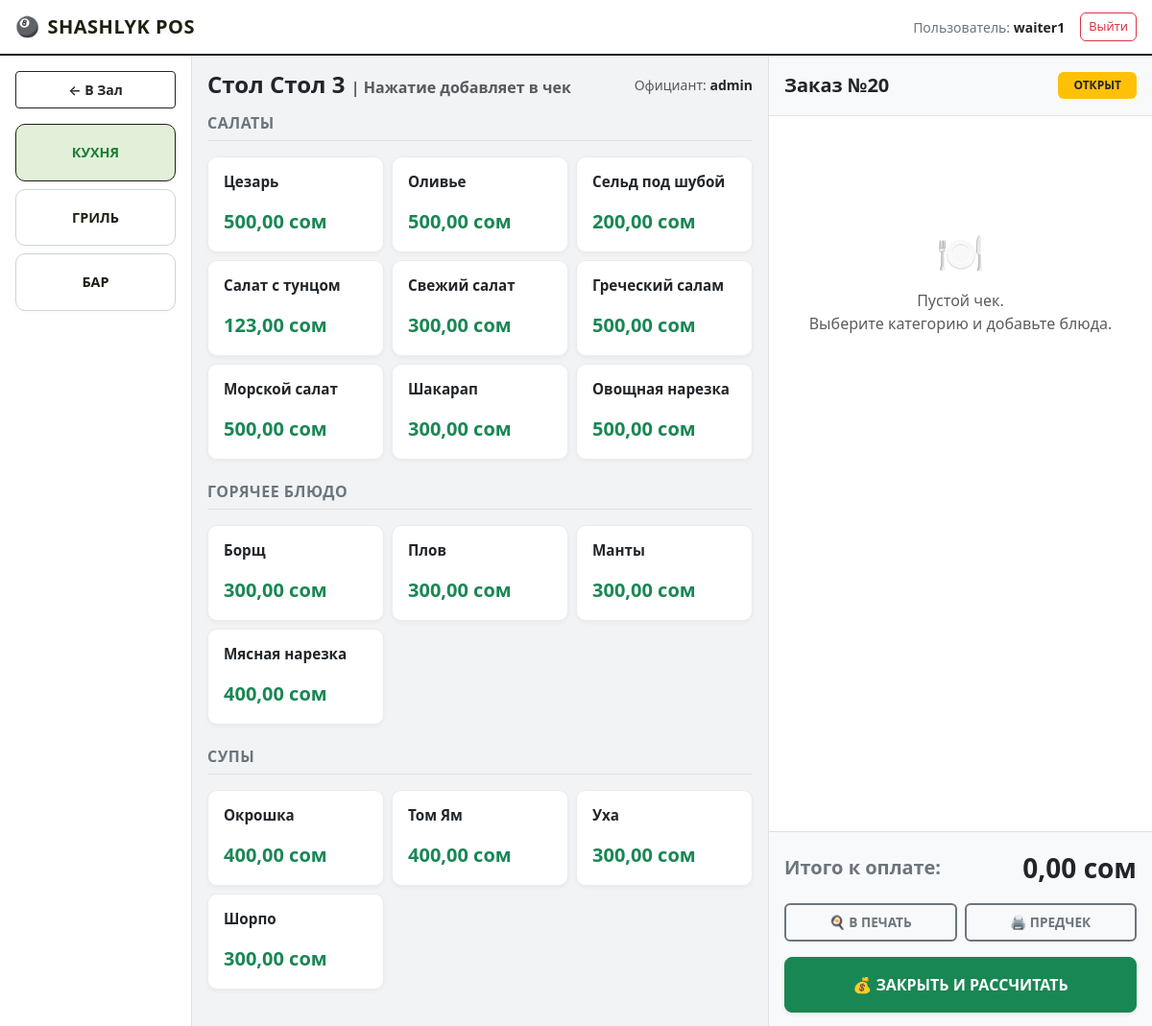
/pos/table/3/ (signed in), run on the app's committed database.
### orders/models.py (models this page shows, shortened)
class Table(models.Model):
    number = models.CharField(max_length=10, unique=True, verbose_name=_("Номер стола"))
    is_available = models.BooleanField(default=True, verbose_name=_("Доступен/Свободен"))
    is_active = models.BooleanField(default=True, verbose_name=_("Активен (Существует в зале)"))
    class Meta:
        verbose_name = _('Стол')
        verbose_name_plural = _('Столы')

class Order(models.Model):
    STATUS_CHOICES = (
        ('active', _('Открыт (Обслуживание)')),
        ('closed', _('Оплачен (Закрыт)')),
        ('cancelled', _('Отменен')),
    )
    PAYMENT_METHODS = [
        ('cash', 'Наличные 💵'),
        ('card', 'Карта 💳'),
        ('qr', 'QR-платеж 📱'),
    ]
    payment_method = models.CharField(
        max_length=10,
        choices=PAYMENT_METHODS,
        blank=True,
        null=True,
        verbose_name="Способ оплаты"
    )
    table = models.ForeignKey(Table, on_delete=models.SET_NULL, null=True, blank=True, related_name='orders', verbose_name=_("Стол"))
    waiter = models.ForeignKey(User, on_delete=models.PROTECT, verbose_name=_("Официант"))
    status = models.CharField(max_length=15, choices=STATUS_CHOICES, default='active', verbose_name=_("Статус"))
    created_at = models.DateTimeField(auto_now_add=True, verbose_name=_("Открыт в"))
    closed_at = models.DateTimeField(null=True, blank=True, verbose_name=_("Закрыт в"))
    total_amount = models.DecimalField(max_digits=10, decimal_places=2, default=0, verbose_name=_("Итого к оплате"))
    class Meta:
        verbose_name = _('Счет')
        verbose_name_plural = _('Счета (Чеки)')

### menu/models.py (models this page shows, shortened)
class Category(models.Model):
    STATION_CHOICES = (
        ('bar', 'Бар'),
        ('kitchen', 'Кухня'),
        ('grill', 'Гриль'),
    )
    name = models.CharField(max_length=50, unique=True, verbose_name=_("Название категории (напр. Салаты, Напитки)"))
    station = models.CharField(
        max_length=20,
        choices=STATION_CHOICES,
        default='kitchen',
        verbose_name=_("Куда отправлять чек (Цех)")
    )
    class Meta:
        verbose_name = _('Категория меню')
        verbose_name_plural = _('Категории меню')

class Product(models.Model):
    DEPARTMENT_CHOICES = [
        ('grill', '🔥 Мангал / Гриль'),
        ('bar', '🍹 Бар / Напитки'),
        ('kitchen', '🍳 Горячий/Холодный цех'),
    ]
    department = models.CharField(
        max_length=20,
        choices=DEPARTMENT_CHOICES,
        default='kitchen',
        verbose_name="Цех приготовления"
    )
    category = models.ForeignKey(
        Category,
        on_delete=models.PROTECT,
        related_name='products',
        verbose_name=_("Категория")
    )
    name = models.CharField(max_length=100, unique=True, verbose_name=_("Название блюда/товара"))
    price = models.DecimalField(max_digits=10, decimal_places=2, verbose_name=_("Цена продажи"))
    cost_price = models.DecimalField(max_digits=10, decimal_places=2, default=0, verbose_name=_("Цена закупа"))
    stock = models.IntegerField(null=True, blank=True, verbose_name=_("Остаток на складе"))
    is_active = models.BooleanField(default=True, verbose_name=_("Активен (Показывать в меню)"))
    class Meta:
        verbose_name = _('Товар/Блюдо')
        verbose_name_plural = _('Товары и Блюда')

### orders/views.py (the view)
# urls.py: path('table/<int:table_id>/', views.order_detail, name='order_detail'),
@login_required
def order_detail(request, table_id):
    table = get_object_or_404(Table, id=table_id)
    order = Order.objects.filter(
        table=table,
        status__in=['draft', 'active']
    ).first()
    if not order:
        order = Order.objects.create(
            table=table,
            waiter=request.user,
            status='draft'  # 🌟 ВАЖНО: создаем как черновик, чтобы зал оставался зеленым!
        )
    order_items = order.items.all()
    menu_categories = Category.objects.all() # или ваша логика категорий
    return render(request, 'orders/order_detail.html', {
        'order': order,
        'table': table,
        'order_items': order_items,
        'menu_categories': menu_categories,
    })

### orders/templates/orders/order_detail.html (shortened to what this page needs)
{% extends 'base.html' %}
{% block content %}
<div class="container-fluid poster-container p-0">
    <div class="row g-0 h-100">
        <div class="col-md-2 poster-sidebar-left p-3 d-flex flex-column gap-2 h-100">
            <div class="mb-2">
                <a href="{% url 'waiter_dashboard' %}" class="btn btn-outline-dark btn-sm w-100 py-2 fw-semibold">&larr; В Зал</a>
            </div>
            <button class="w-100 station-btn" id="btn-kitchen" onclick="switchStation('kitchen')" style="color: #1e7e34;">
                Кухня
            </button>
            <button class="w-100 station-btn" id="btn-grill" onclick="switchStation('grill')" style="color: #1e7e34;">
                 Гриль
            </button>
            <button class="w-100 station-btn" id="btn-bar" onclick="switchStation('bar')" style="color: #1e7e34;">
                Бар
            </button>
        </div>
        <div class="col-md-6 poster-menu-center p-3 h-100">
            <div class="d-flex justify-content-between align-items-center mb-3">
                <h4 class="fw-bold m-0 text-dark">Стол {{ table.number }} <span class="text-muted fs-6">| Нажатие добавляет в чек</span></h4>
                <div class="text-end text-muted small">
                    Официант: <strong class="text-dark">{{ order.waiter.username }}</strong>
                </div>
            </div>
            <div class="menu-display-area">
                <div id="panel-kitchen" class="station-panel">
                    {% for category in menu_categories %}
                        {% if category.station == 'kitchen' %}
                            <div class="mb-4">
                                <h6 class="text-uppercase text-secondary fw-bold mb-3 border-bottom pb-2" style="letter-spacing: 0.5px;">{{ category.name }}</h6>
                                <div class="row g-2 row-cols-2 row-cols-sm-3">
                                    {% for product in category.products.all %}
                                        <div class="col">
                                            <button type="button"
                                                    class="btn poster-product-card add-to-order-btn w-100 d-flex flex-column justify-content-between p-3"
                                                    data-url="{% url 'add_item_to_order' order.id product.id %}">
                                                <div class="fw-semibold text-wrap text-start text-dark" style="font-size: 0.95rem; line-height: 1.3;">{{ product.name }}</div>
                                                <div class="fw-bold fs-5 mt-2 text-success">{{ product.price }} сом</div>
                                            </button>
                                        </div>
                                    {% endfor %}
                                </div>
                            </div>
                        {% endif %}
                    {% endfor %}
                </div>
            </div>
        </div>
        <div class="col-md-4 poster-cart-right">
            <div id="receipt-container" class="d-flex flex-column h-100 w-100">
                <div class="cart-header p-3 bg-light d-flex justify-content-between align-items-center border-bottom">
                    <span class="fs-5 fw-bold text-dark">Заказ №{{ order.id }}</span>
                    <span class="badge bg-warning text-dark px-3 py-2 fw-bold">ОТКРЫТ</span>
                </div>
                <div class="cart-items-wrapper p-3">
                    {% for item in order_items|dictsort:"status" %}
                        <div class="cart-item-row d-flex justify-content-between align-items-center">
                            <div style="flex: 1;" class="pe-2">
                                <span class="fw-semibold text-dark">{{ item.product.name }}</span>
                                {% if item.comment %}
                                    <div class="small text-danger" style="font-size: 0.8rem;">({{ item.comment }})</div>
                                {% endif %}
                                <div class="small mt-1">
                                    {% if item.status == 'pending' %}
                                        <span class="status-dot bg-warning"></span><span class="text-muted small">В чек не отправлено</span>
                                    {% else %}
                                        <span class="status-dot bg-success"></span><span class="text-success small">Отправлено</span>
                                    {% endif %}
                                </div>
                            </div>
                            <div class="d-flex align-items-center me-3">
                                {% if item.status == 'pending' %}
                                    <form action="{% url 'decrease_item' item.id %}" method="POST" class="m-0">
                                        {% csrf_token %}
                                        <button type="submit" class="btn qty-btn">-</button>
                                    </form>
                                    <span class="mx-2 fw-bold text-dark" style="min-width: 20px; text-align: center;">{{ item.quantity }}</span>
                                    <form action="{% url 'increase_item' item.id %}" method="POST" class="m-0">
                                        {% csrf_token %}
                                        <button type="submit" class="btn qty-btn">+</button>
                                    </form>
                                {% else %}
                                    <span class="badge bg-secondary text-white px-2 py-1 me-2">x{{ item.quantity }}</span>
                                {% endif %}
                            </div>
                            <div class="text-end" style="min-width: 90px;">
                                {% if item.status == 'pending' %}
                                    <span class="fw-bold text-dark">{{ item.get_total_price }} с.</span>
                                {% else %}
                                    <form action="{% url 'resend_item_to_kitchen' item.id %}" method="POST" class="m-0">
                                        {% csrf_token %}
                                        <button type="submit" class="btn btn-link p-0 m-0 text-decoration-none text-success fw-bold small" title="Перепечать встречки">
                                            {{ item.get_total_price }} с. 🔄
                                        </button>
                                    </form>
                                {% endif %}
                            </div>
                        </div>
                    {% empty %}
                        <div class="text-center text-muted my-5 py-5">
                            <span class="fs-1 d-block mb-2">🍽️</span>
                            Пустой чек.<br>Выберите категорию и добавьте блюда.
                        </div>
                    {% endfor %}
                </div>
                <div class="cart-footer p-3 bg-light border-top shadow-sm">
                    <div class="d-flex justify-content-between align-items-center mb-3">
                        <span class="fs-5 fw-bold text-secondary">Итого к оплате:</span>
                        <span class="fs-3 fw-bold text-dark">{{ order.total_amount }} сом</span>
                    </div>
                    <div class="row g-2 mb-2">
                        <div class="col-6">
                            <form action="{% url 'send_order_to_kitchen' order.id %}" method="POST" class="m-0">
                                <button type="submit" class="btn btn-outline-secondary btn-md w-100 py-2 fw-bold text-uppercase" style="font-size: 0.85rem; border-width: 2px;">
                                    🍳 В Печать
                                </button>
                            </form>
                        </div>
                        <div class="col-6">
                            <form action="{% url 'print_prebill' order.id %}" method="POST" class="m-0">
                                <button type="submit" class="btn btn-outline-secondary btn-md w-100 py-2 fw-bold text-uppercase" style="font-size: 0.85rem; border-width: 2px;">
                                    🖨️ Предчек
                                </button>
                            </form>
                        </div>
                    </div>
                    <div class="row g-2 mt-1">
                        <div class="col-12">
                            <button type="button"
                                    class="btn btn-success btn-lg w-100 py-3 fw-bold text-uppercase text-white shadow-sm"
                                    style="font-size: 1rem;"
                                    data-bs-toggle="modal"
                                    data-bs-target="#paymentModal">
                                💰 Закрыть и Рассчитать
                            </button>
                        </div>
                    </div>
                </div>
            </div>
        </div>
    </div>
</div>
{% endblock %}

### templates/base.html (shortened to what this page needs)
<!DOCTYPE html>
<html lang="ru">
<head>
    <link rel="stylesheet" href="https://cdn.jsdelivr.net/npm/bootstrap@5.3.2/dist/css/bootstrap.min.css">
</head>
<body>
    <nav class="navbar navbar-expand navbar-light py-2">
        <div class="container-fluid px-3">
            <a class="navbar-brand fw-bold text-logo-accent d-flex align-items-center" href="{% url 'waiter_dashboard' %}">
                <span class="me-2">🎱</span> SHASHLYK POS
            </a>
            <div class="ms-auto">
                {% if user.is_authenticated %}
                    <div class="d-flex align-items-center gap-3">
                        <span class="navbar-text text-secondary small">
                            Пользователь: <strong class="text-dark fw-semibold">{{ user.username }}</strong>
                        </span>
                        <form action="{% url 'logout' %}" method="post" class="m-0 p-0">
                            <button type="submit" class="btn btn-sm btn-outline-danger py-1 px-2 rounded-2 fw-medium" style="font-size: 0.8rem;">
                                Выйти
                            </button>
                        </form>
                    </div>
                {% else %}
                    <span class="navbar-text text-muted small fw-medium">
                        Требуется авторизация
                    </span>
                {% endif %}
            </div>
        </div>
    </nav>
    <div class="main-content-wrapper">
        {% block content %}
        {% endblock %}
    </div>
</body>
</html>

### templates/base.html (style rules this page uses)
html, body { height: 100%; margin: 0; padding: 0; overflow: hidden; }
body { background-color: #f8f9fa; color: #212529; font-family: system-ui, -apple-system, "Segoe UI", Roboto, sans-serif; display: flex; flex-direction: column; }
.navbar { background-color: #ffffff !important; border-bottom: 2px solid #171f26; box-shadow: 0 2px 4px rgba(0,0,0,0.04); flex-shrink: 0; }
.navbar-brand { font-size: 1.25rem; letter-spacing: 0.5px; }
.main-content-wrapper { flex-grow: 1; overflow: hidden; position: relative; }
.text-logo-accent { color: #1c200f !important; }

### orders/templates/orders/order_detail.html (style rules this page uses)
.poster-container { height: calc(100vh - 56px); overflow: hidden; background-color: #f8f9fa; color: #212529; font-family: system-ui, -apple-system, "Segoe UI", Roboto, sans-serif; }
.poster-sidebar-left { background-color: #ffffff; border-right: 1px solid #dee2e6; overflow-y: auto; }
.poster-menu-center { background-color: #f1f3f5; overflow-y: auto; }
.poster-cart-right { background-color: #ffffff; border-left: 1px solid #dee2e6; display: flex; flex-direction: column; height: 100%; overflow: hidden; }
.cart-header, .cart-footer { flex-shrink: 0; }
.cart-items-wrapper { flex-grow: 1; overflow-y: auto; padding-right: 4px; background-color: #ffffff; }
.station-btn { border: 1px solid #ced4da; background: #ffffff; padding: 18px 10px; border-radius: 10px; transition: all 0.2s ease; font-weight: 700; text-transform: uppercase; font-size: 0.9rem; box-shadow: 0 2px 4px rgba(0,0,0,0.02); }
.poster-product-card { background-color: #ffffff; border: 1px solid #e9ecef; border-radius: 10px; min-height: 100px; transition: all 0.15s ease-in-out; text-align: left; box-shadow: 0 2px 4px rgba(0,0,0,0.04); }

### data on the page
Table: number "Стол 3"
Order: waiter.username "admin", id "20", total_amount "0,00"
Category: name "САЛАТЫ"
Product: name "Цезарь", price "500,00"
Product: name "Оливье", price "500,00"
Product: name "Сельд под шубой", price "200,00"
Product: name "Салат с тунцом", price "123,00"
Product: name "Свежий салат", price "300,00"
Product: name "Греческий салам", price "500,00"
Product: name "Морской салат", price "500,00"
Product: name "Шакарап", price "300,00"
Product: name "Овощная нарезка", price "500,00"
Category: name "ГОРЯЧЕЕ БЛЮДО"
Product: name "Борщ", price "300,00"
Product: name "Плов", price "300,00"
Product: name "Манты", price "300,00"
Product: name "Мясная нарезка", price "400,00"
Category: name "СУПЫ"
Product: name "Окрошка", price "400,00"
Product: name "Том Ям", price "400,00"
Product: name "Уха", price "300,00"
Product: name "Шорпо", price "300,00"

### other printed values
{{ user.username }} "waiter1"
